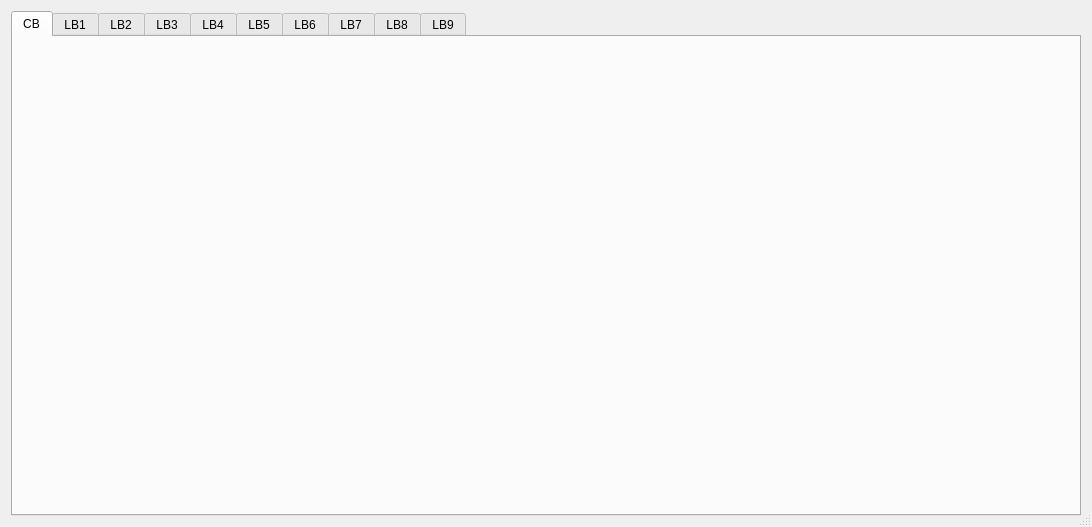
<?xml version="1.0" encoding="UTF-8"?>
<ui version="4.0">
 <class>secDialog</class>
 <widget class="QDialog" name="secDialog">
  <property name="windowModality">
   <enum>Qt::NonModal</enum>
  </property>
  <property name="geometry">
   <rect>
    <x>0</x>
    <y>0</y>
    <width>1092</width>
    <height>527</height>
   </rect>
  </property>
  <property name="sizePolicy">
   <sizepolicy hsizetype="Preferred" vsizetype="Preferred">
    <horstretch>0</horstretch>
    <verstretch>0</verstretch>
   </sizepolicy>
  </property>
  <property name="windowTitle">
   <string>Link System Histograms</string>
  </property>
  <property name="sizeGripEnabled">
   <bool>true</bool>
  </property>
  <property name="modal">
   <bool>false</bool>
  </property>
  <layout class="QGridLayout" name="gridLayout_2">
   <item row="0" column="0">
    <widget class="QTabWidget" name="tabWidget">
     <property name="sizePolicy">
      <sizepolicy hsizetype="Expanding" vsizetype="Expanding">
       <horstretch>0</horstretch>
       <verstretch>0</verstretch>
      </sizepolicy>
     </property>
     <property name="currentIndex">
      <number>0</number>
     </property>
     <widget class="QWidget" name="tab_1">
      <attribute name="title">
       <string>CB</string>
      </attribute>
      <layout class="QGridLayout" name="gridLayout_3">
       <item row="0" column="0">
        <widget class="QCustomPlot" name="plot_CB" native="true">
         <property name="sizePolicy">
          <sizepolicy hsizetype="Expanding" vsizetype="Expanding">
           <horstretch>0</horstretch>
           <verstretch>0</verstretch>
          </sizepolicy>
         </property>
         <layout class="QFormLayout" name="formLayout">
          <item row="0" column="0">
           <widget class="QDialogButtonBox" name="buttonBox">
            <property name="sizePolicy">
             <sizepolicy hsizetype="Expanding" vsizetype="Expanding">
              <horstretch>0</horstretch>
              <verstretch>0</verstretch>
             </sizepolicy>
            </property>
            <property name="orientation">
             <enum>Qt::Horizontal</enum>
            </property>
            <property name="standardButtons">
             <set>QDialogButtonBox::NoButton</set>
            </property>
           </widget>
          </item>
         </layout>
        </widget>
       </item>
      </layout>
     </widget>
     <widget class="QWidget" name="tab_2">
      <attribute name="title">
       <string>LB1</string>
      </attribute>
      <layout class="QGridLayout" name="gridLayout_4">
       <item row="0" column="0">
        <widget class="QCustomPlot" name="plot_LB1" native="true"/>
       </item>
      </layout>
     </widget>
     <widget class="QWidget" name="tab_3">
      <attribute name="title">
       <string>LB2</string>
      </attribute>
      <layout class="QGridLayout" name="gridLayout_5">
       <item row="0" column="0">
        <widget class="QCustomPlot" name="plot_LB2" native="true"/>
       </item>
      </layout>
     </widget>
     <widget class="QWidget" name="tab_4">
      <attribute name="title">
       <string>LB3</string>
      </attribute>
      <layout class="QGridLayout" name="gridLayout">
       <item row="0" column="0">
        <widget class="QCustomPlot" name="plot_LB3" native="true"/>
       </item>
      </layout>
     </widget>
     <widget class="QWidget" name="tab">
      <attribute name="title">
       <string>LB4</string>
      </attribute>
      <layout class="QGridLayout" name="gridLayout_6">
       <item row="0" column="0">
        <widget class="QCustomPlot" name="plot_LB4" native="true"/>
       </item>
      </layout>
     </widget>
     <widget class="QWidget" name="tab_5">
      <attribute name="title">
       <string>LB5</string>
      </attribute>
      <layout class="QGridLayout" name="gridLayout_7">
       <item row="0" column="0">
        <widget class="QCustomPlot" name="plot_LB5" native="true"/>
       </item>
      </layout>
     </widget>
     <widget class="QWidget" name="tab_6">
      <attribute name="title">
       <string>LB6</string>
      </attribute>
      <layout class="QGridLayout" name="gridLayout_8">
       <item row="0" column="0">
        <widget class="QCustomPlot" name="plot_LB6" native="true"/>
       </item>
      </layout>
     </widget>
     <widget class="QWidget" name="tab_7">
      <attribute name="title">
       <string>LB7</string>
      </attribute>
      <layout class="QGridLayout" name="gridLayout_9">
       <item row="0" column="0">
        <widget class="QCustomPlot" name="plot_LB7" native="true"/>
       </item>
      </layout>
     </widget>
     <widget class="QWidget" name="tab_8">
      <attribute name="title">
       <string>LB8</string>
      </attribute>
      <layout class="QGridLayout" name="gridLayout_10">
       <item row="0" column="0">
        <widget class="QCustomPlot" name="plot_LB8" native="true"/>
       </item>
      </layout>
     </widget>
     <widget class="QWidget" name="tab_9">
      <attribute name="title">
       <string>LB9</string>
      </attribute>
      <layout class="QGridLayout" name="gridLayout_11">
       <item row="0" column="0">
        <widget class="QCustomPlot" name="plot_LB9" native="true"/>
       </item>
      </layout>
     </widget>
    </widget>
   </item>
  </layout>
 </widget>
 <customwidgets>
  <customwidget>
   <class>QCustomPlot</class>
   <extends>QWidget</extends>
   <header>qcustomplot.h</header>
   <container>1</container>
  </customwidget>
 </customwidgets>
 <resources/>
 <connections>
  <connection>
   <sender>buttonBox</sender>
   <signal>accepted()</signal>
   <receiver>secDialog</receiver>
   <slot>accept()</slot>
   <hints>
    <hint type="sourcelabel">
     <x>248</x>
     <y>254</y>
    </hint>
    <hint type="destinationlabel">
     <x>157</x>
     <y>274</y>
    </hint>
   </hints>
  </connection>
  <connection>
   <sender>buttonBox</sender>
   <signal>rejected()</signal>
   <receiver>secDialog</receiver>
   <slot>reject()</slot>
   <hints>
    <hint type="sourcelabel">
     <x>316</x>
     <y>260</y>
    </hint>
    <hint type="destinationlabel">
     <x>286</x>
     <y>274</y>
    </hint>
   </hints>
  </connection>
 </connections>
</ui>
